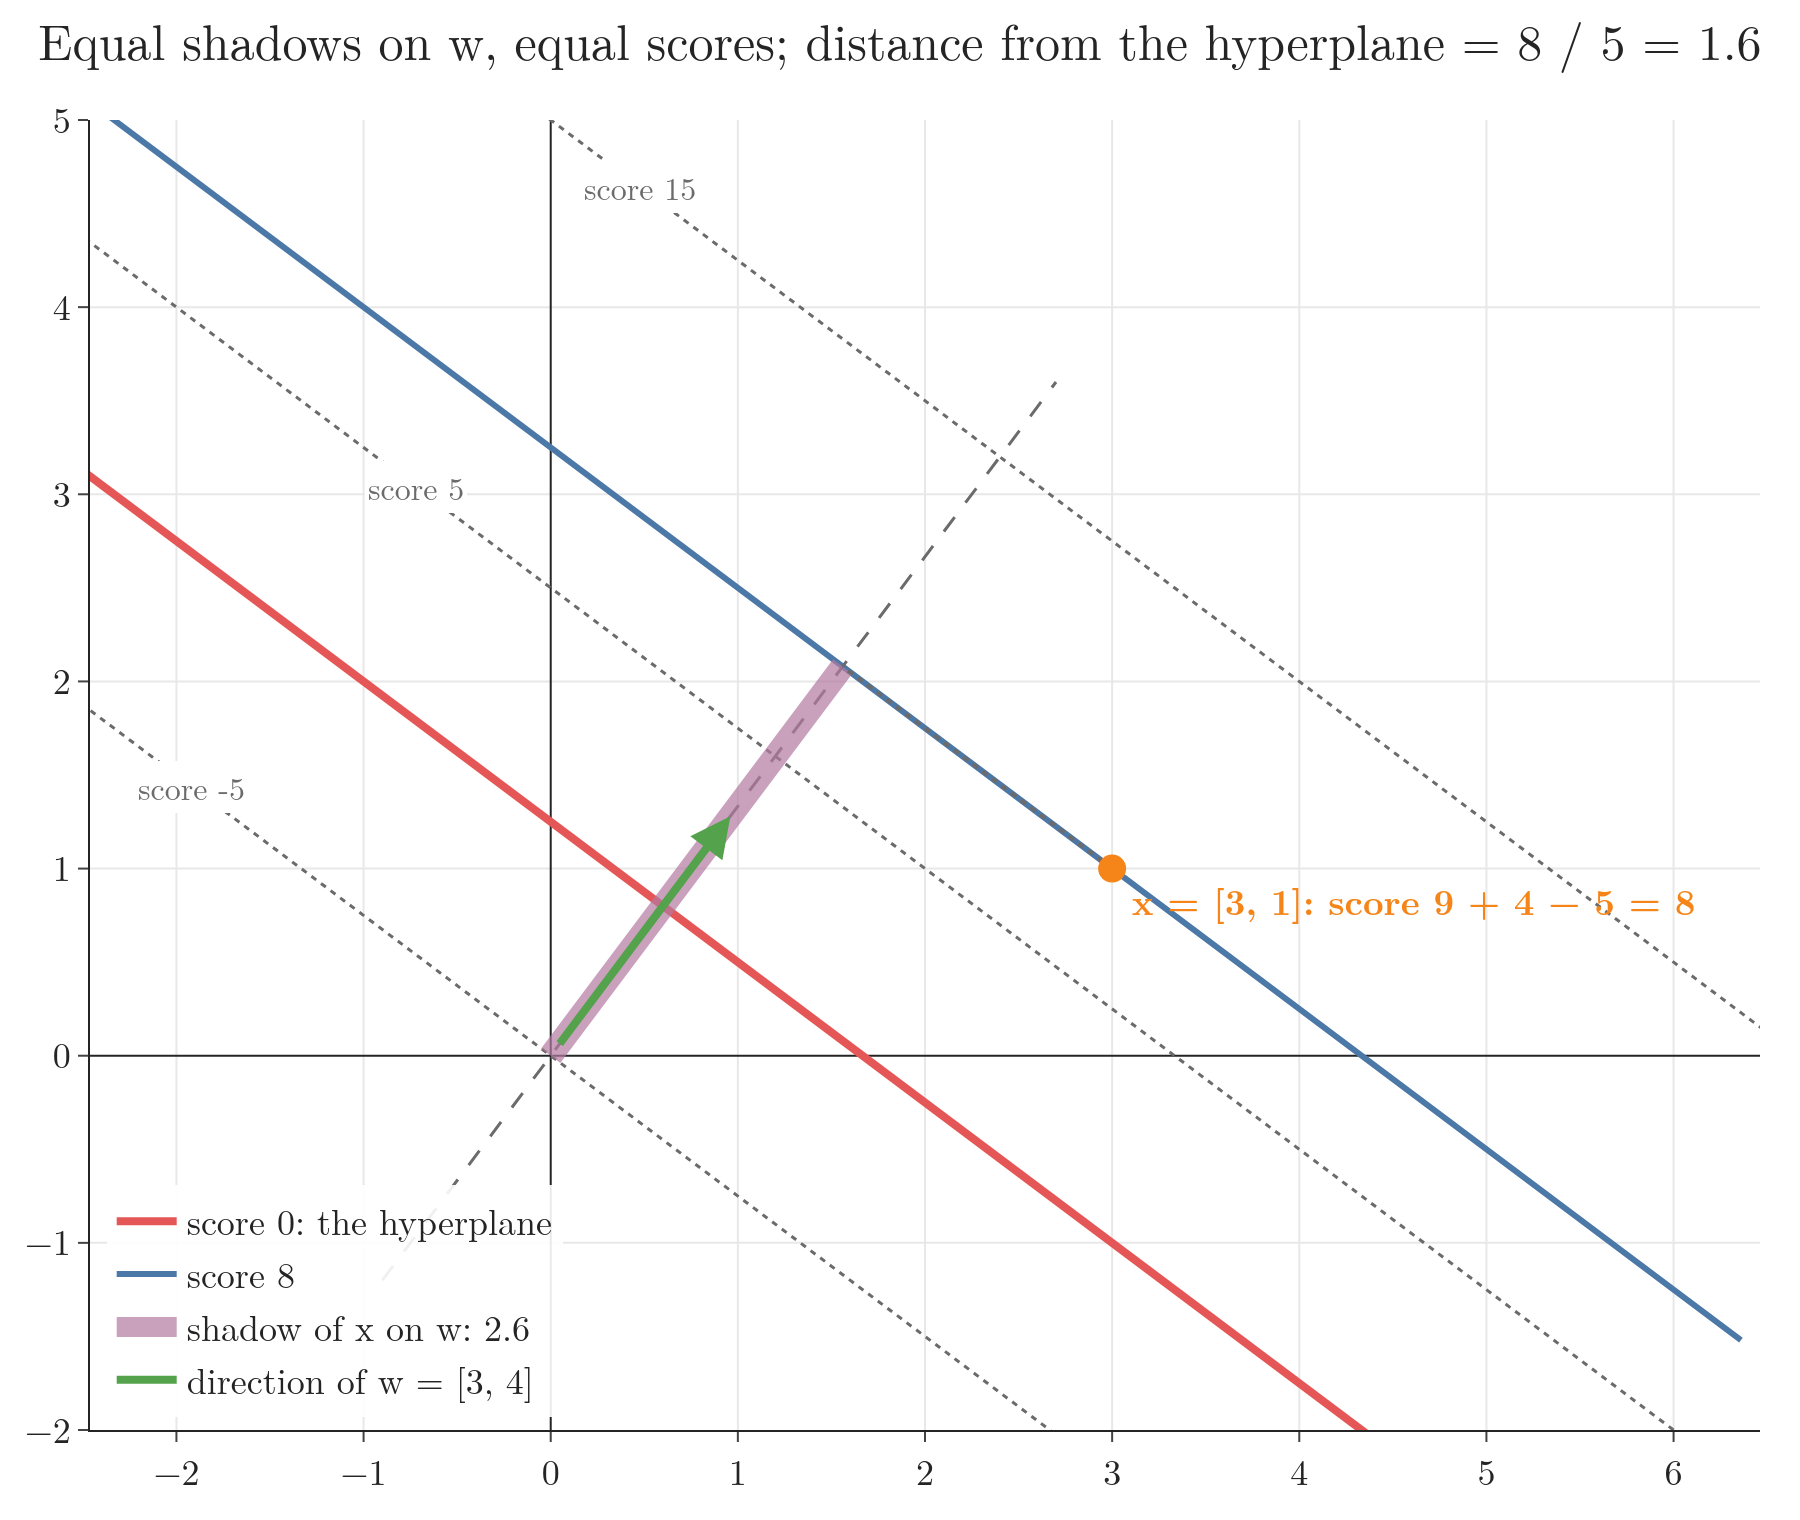

Generate this figure with Python:
"""Section 7.1: the score w.x + w0 of a linear model, read as a projection. w = [3, 4], w0 = -5, x = [3, 1]:
x's shadow on the line of w sits at w.x / |w| = 13/5 = 2.6; the score is 9 + 4 - 5 = 8 and the signed distance
from the hyperplane (score 0) is 8 / 5 = 1.6. Points on a line perpendicular to w share a shadow, so share a score.
Run: python score_projection.py  -> score_projection.png/.pdf (Plotly)"""
from pathlib import Path

import numpy as np
import plotly.graph_objects as go

HERE = Path(__file__).parent
BLUE, ORANGE, GREEN, RED, PURPLE, GREY = "#4C78A8", "#F58518", "#54A24B", "#E45756", "#B279A2", "#6B6B6B"
w, w0, x = np.array([3.0, 4.0]), -5.0, np.array([3.0, 1.0])
n = np.linalg.norm(w)
score = w @ x + w0
assert np.isclose(score, 8) and np.isclose(score / n, 1.6)                    # the Note's numbers
u, perp = w / n, np.array([-w[1], w[0]]) / n
shadow = (w @ x) / n * u
assert np.isclose((w @ x) / n, 2.6)

fig = go.Figure()
t = np.linspace(-6, 6, 2)
for s, col, width, label in [(0, RED, 4, "score 0: the hyperplane"), (8, BLUE, 3, "score 8"), (-5, GREY, 1.5, None),
                             (5, GREY, 1.5, None), (15, GREY, 1.5, None)]:
    base = (s - w0) / n * u                                                  # where this score line meets w's line
    pts = base + np.outer(t, perp)
    fig.add_trace(go.Scatter(x=pts[:, 0], y=pts[:, 1], mode="lines", line=dict(color=col, width=width,
                             dash="solid" if label else "dot"), name=label, showlegend=bool(label)))
    if not label:
        fig.add_annotation(x=base[0] + 2.4 * perp[0], y=base[1] + 2.4 * perp[1], text=f"score {s}", showarrow=False,
                           font=dict(size=16, color=GREY), bgcolor="white")
line = np.outer(np.linspace(-1.5, 4.5, 2), u)
fig.add_trace(go.Scatter(x=line[:, 0], y=line[:, 1], mode="lines", line=dict(color=GREY, dash="dash", width=1.5),
                         name="line of w", showlegend=False))
fig.add_trace(go.Scatter(x=[0, shadow[0]], y=[0, shadow[1]], mode="lines", line=dict(color=PURPLE, width=12),
                         opacity=0.7, name="shadow of x on w: 2.6"))
fig.add_trace(go.Scatter(x=[x[0], shadow[0]], y=[x[1], shadow[1]], mode="lines", line=dict(color=GREY, dash="dot", width=2),
                         showlegend=False))
fig.add_annotation(x=u[0] * 1.6, y=u[1] * 1.6, ax=0, ay=0, xref="x", yref="y", axref="x", ayref="y", showarrow=True,
                   arrowhead=2, arrowwidth=4, arrowcolor=GREEN)
fig.add_trace(go.Scatter(x=[None], y=[None], mode="lines", line=dict(color=GREEN, width=4), name="direction of w = [3, 4]"))
fig.add_trace(go.Scatter(x=[x[0]], y=[x[1]], mode="markers+text", marker=dict(size=14, color=ORANGE),
                         text=["<b>x = [3, 1]: score 9 + 4 − 5 = 8</b>"], textposition="bottom right",
                         textfont=dict(size=18, color=ORANGE), showlegend=False))
fig.update_layout(template="simple_white", width=900, height=760, font=dict(family="Latin Modern Roman", size=18),
                  title=dict(text="Equal shadows on w, equal scores; distance from the hyperplane = 8 / 5 = 1.6", x=0.5),
                  xaxis=dict(range=[-2, 6], dtick=1, showgrid=True, zeroline=True),
                  yaxis=dict(range=[-2, 5], dtick=1, showgrid=True, zeroline=True, scaleanchor="x"),
                  legend=dict(x=0.01, y=0.01, yanchor="bottom", bgcolor="rgba(255,255,255,0.9)"),
                  margin=dict(l=40, r=20, t=60, b=40))
fig.write_image(HERE / "score_projection.png", scale=2)
fig.write_image(HERE / "score_projection.pdf")
